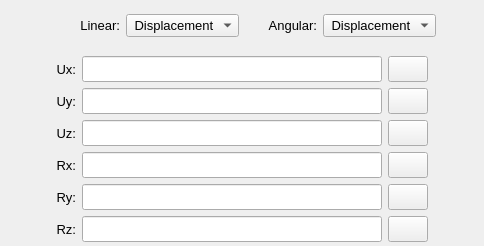
           <widget class="QWidget" name="tab_tabular_data">
            <attribute name="title">
             <string>Tabular data</string>
            </attribute>
            <layout class="QGridLayout" name="gridLayout_10">
             <property name="leftMargin">
              <number>2</number>
             </property>
             <property name="topMargin">
              <number>2</number>
             </property>
             <property name="rightMargin">
              <number>2</number>
             </property>
             <property name="bottomMargin">
              <number>2</number>
             </property>
             <property name="spacing">
              <number>2</number>
             </property>
             <item row="1" column="0">
              <widget class="QFrame" name="frame_9">
               <property name="frameShape">
                <enum>QFrame::NoFrame</enum>
               </property>
               <property name="frameShadow">
                <enum>QFrame::Raised</enum>
               </property>
               <layout class="QGridLayout" name="gridLayout_3">
                <property name="leftMargin">
                 <number>4</number>
                </property>
                <property name="topMargin">
                 <number>4</number>
                </property>
                <property name="rightMargin">
                 <number>4</number>
                </property>
                <property name="bottomMargin">
                 <number>2</number>
                </property>
                <property name="spacing">
                 <number>6</number>
                </property>
                <item row="0" column="3">
                 <widget class="QPushButton" name="pushButton_load_ux_table">
                  <property name="enabled">
                   <bool>true</bool>
                  </property>
                  <property name="sizePolicy">
                   <sizepolicy hsizetype="Expanding" vsizetype="Fixed">
                    <horstretch>0</horstretch>
                    <verstretch>0</verstretch>
                   </sizepolicy>
                  </property>
                  <property name="minimumSize">
                   <size>
                    <width>40</width>
                    <height>26</height>
                   </size>
                  </property>
                  <property name="maximumSize">
                   <size>
                    <width>40</width>
                    <height>26</height>
                   </size>
                  </property>
                  <property name="font">
                   <font>
                    <pointsize>10</pointsize>
                   </font>
                  </property>
                  <property name="styleSheet">
                   <string notr="true"/>
                  </property>
                  <property name="text">
                   <string/>
                  </property>
                  <property name="icon">
                   <iconset resource="../../../../icons/resources.qrc">
                    <normaloff>:/icons/document_search_blue.png</normaloff>:/icons/document_search_blue.png</iconset>
                  </property>
                  <property name="iconSize">
                   <size>
                    <width>20</width>
                    <height>20</height>
                   </size>
                  </property>
                  <property name="autoDefault">
                   <bool>false</bool>
                  </property>
                 </widget>
                </item>
                <item row="2" column="1">
                 <widget class="QLabel" name="label_Uz_table">
                  <property name="enabled">
                   <bool>true</bool>
                  </property>
                  <property name="minimumSize">
                   <size>
                    <width>0</width>
                    <height>26</height>
                   </size>
                  </property>
                  <property name="maximumSize">
                   <size>
                    <width>38</width>
                    <height>26</height>
                   </size>
                  </property>
                  <property name="font">
                   <font>
                    <pointsize>10</pointsize>
                   </font>
                  </property>
                  <property name="text">
                   <string>Uz:</string>
                  </property>
                  <property name="alignment">
                   <set>Qt::AlignRight|Qt::AlignTrailing|Qt::AlignVCenter</set>
                  </property>
                 </widget>
                </item>
                <item row="0" column="2">
                 <widget class="QLineEdit" name="lineEdit_path_table_ux">
                  <property name="enabled">
                   <bool>true</bool>
                  </property>
                  <property name="minimumSize">
                   <size>
                    <width>300</width>
                    <height>26</height>
                   </size>
                  </property>
                  <property name="maximumSize">
                   <size>
                    <width>300</width>
                    <height>26</height>
                   </size>
                  </property>
                  <property name="styleSheet">
                   <string notr="true"/>
                  </property>
                  <property name="alignment">
                   <set>Qt::AlignCenter</set>
                  </property>
                  <property name="clearButtonEnabled">
                   <bool>true</bool>
                  </property>
                 </widget>
                </item>
                <item row="4" column="3">
                 <widget class="QPushButton" name="pushButton_load_ry_table">
                  <property name="enabled">
                   <bool>true</bool>
                  </property>
                  <property name="sizePolicy">
                   <sizepolicy hsizetype="Expanding" vsizetype="Fixed">
                    <horstretch>0</horstretch>
                    <verstretch>0</verstretch>
                   </sizepolicy>
                  </property>
                  <property name="minimumSize">
                   <size>
                    <width>40</width>
                    <height>26</height>
                   </size>
                  </property>
                  <property name="maximumSize">
                   <size>
                    <width>40</width>
                    <height>26</height>
                   </size>
                  </property>
                  <property name="font">
                   <font>
                    <pointsize>10</pointsize>
                   </font>
                  </property>
                  <property name="styleSheet">
                   <string notr="true"/>
                  </property>
                  <property name="text">
                   <string/>
                  </property>
                  <property name="icon">
                   <iconset resource="../../../../icons/resources.qrc">
                    <normaloff>:/icons/document_search_blue.png</normaloff>:/icons/document_search_blue.png</iconset>
                  </property>
                  <property name="iconSize">
                   <size>
                    <width>20</width>
                    <height>20</height>
                   </size>
                  </property>
                  <property name="autoDefault">
                   <bool>false</bool>
                  </property>
                 </widget>
                </item>
                <item row="4" column="2">
                 <widget class="QLineEdit" name="lineEdit_path_table_ry">
                  <property name="enabled">
                   <bool>true</bool>
                  </property>
                  <property name="minimumSize">
                   <size>
                    <width>300</width>
                    <height>26</height>
                   </size>
                  </property>
                  <property name="maximumSize">
                   <size>
                    <width>300</width>
                    <height>26</height>
                   </size>
                  </property>
                  <property name="alignment">
                   <set>Qt::AlignCenter</set>
                  </property>
                  <property name="clearButtonEnabled">
                   <bool>true</bool>
                  </property>
                 </widget>
                </item>
                <item row="2" column="3">
                 <widget class="QPushButton" name="pushButton_load_uz_table">
                  <property name="enabled">
                   <bool>true</bool>
                  </property>
                  <property name="sizePolicy">
                   <sizepolicy hsizetype="Expanding" vsizetype="Fixed">
                    <horstretch>0</horstretch>
                    <verstretch>0</verstretch>
                   </sizepolicy>
                  </property>
                  <property name="minimumSize">
                   <size>
                    <width>40</width>
                    <height>26</height>
                   </size>
                  </property>
                  <property name="maximumSize">
                   <size>
                    <width>40</width>
                    <height>26</height>
                   </size>
                  </property>
                  <property name="font">
                   <font>
                    <pointsize>10</pointsize>
                   </font>
                  </property>
                  <property name="styleSheet">
                   <string notr="true"/>
                  </property>
                  <property name="text">
                   <string/>
                  </property>
                  <property name="icon">
                   <iconset resource="../../../../icons/resources.qrc">
                    <normaloff>:/icons/document_search_blue.png</normaloff>:/icons/document_search_blue.png</iconset>
                  </property>
                  <property name="iconSize">
                   <size>
                    <width>20</width>
                    <height>20</height>
                   </size>
                  </property>
                  <property name="autoDefault">
                   <bool>false</bool>
                  </property>
                 </widget>
                </item>
                <item row="5" column="1">
                 <widget class="QLabel" name="label_Rz_table">
                  <property name="enabled">
                   <bool>true</bool>
                  </property>
                  <property name="minimumSize">
                   <size>
                    <width>0</width>
                    <height>26</height>
                   </size>
                  </property>
                  <property name="maximumSize">
                   <size>
                    <width>38</width>
                    <height>26</height>
                   </size>
                  </property>
                  <property name="font">
                   <font>
                    <pointsize>10</pointsize>
                   </font>
                  </property>
                  <property name="text">
                   <string>Rz:</string>
                  </property>
                  <property name="alignment">
                   <set>Qt::AlignRight|Qt::AlignTrailing|Qt::AlignVCenter</set>
                  </property>
                 </widget>
                </item>
                <item row="5" column="2">
                 <widget class="QLineEdit" name="lineEdit_path_table_rz">
                  <property name="enabled">
                   <bool>true</bool>
                  </property>
                  <property name="minimumSize">
                   <size>
                    <width>300</width>
                    <height>26</height>
                   </size>
                  </property>
                  <property name="maximumSize">
                   <size>
                    <width>300</width>
                    <height>26</height>
                   </size>
                  </property>
                  <property name="alignment">
                   <set>Qt::AlignCenter</set>
                  </property>
                  <property name="clearButtonEnabled">
                   <bool>true</bool>
                  </property>
                 </widget>
                </item>
                <item row="1" column="2">
                 <widget class="QLineEdit" name="lineEdit_path_table_uy">
                  <property name="enabled">
                   <bool>true</bool>
                  </property>
                  <property name="minimumSize">
                   <size>
                    <width>300</width>
                    <height>26</height>
                   </size>
                  </property>
                  <property name="maximumSize">
                   <size>
                    <width>300</width>
                    <height>26</height>
                   </size>
                  </property>
                  <property name="styleSheet">
                   <string notr="true"/>
                  </property>
                  <property name="alignment">
                   <set>Qt::AlignCenter</set>
                  </property>
                  <property name="clearButtonEnabled">
                   <bool>true</bool>
                  </property>
                 </widget>
                </item>
                <item row="4" column="1">
                 <widget class="QLabel" name="label_Ry_table">
                  <property name="enabled">
                   <bool>true</bool>
                  </property>
                  <property name="minimumSize">
                   <size>
                    <width>0</width>
                    <height>26</height>
                   </size>
                  </property>
                  <property name="maximumSize">
                   <size>
                    <width>38</width>
                    <height>26</height>
                   </size>
                  </property>
                  <property name="font">
                   <font>
                    <pointsize>10</pointsize>
                   </font>
                  </property>
                  <property name="text">
                   <string>Ry:</string>
                  </property>
                  <property name="alignment">
                   <set>Qt::AlignRight|Qt::AlignTrailing|Qt::AlignVCenter</set>
                  </property>
                 </widget>
                </item>
                <item row="0" column="1">
                 <widget class="QLabel" name="label_Ux_table">
                  <property name="enabled">
                   <bool>true</bool>
                  </property>
                  <property name="minimumSize">
                   <size>
                    <width>0</width>
                    <height>26</height>
                   </size>
                  </property>
                  <property name="maximumSize">
                   <size>
                    <width>38</width>
                    <height>26</height>
                   </size>
                  </property>
                  <property name="font">
                   <font>
                    <pointsize>10</pointsize>
                   </font>
                  </property>
                  <property name="text">
                   <string>Ux:</string>
                  </property>
                  <property name="alignment">
                   <set>Qt::AlignRight|Qt::AlignTrailing|Qt::AlignVCenter</set>
                  </property>
                 </widget>
                </item>
                <item row="3" column="2">
                 <widget class="QLineEdit" name="lineEdit_path_table_rx">
                  <property name="enabled">
                   <bool>true</bool>
                  </property>
                  <property name="minimumSize">
                   <size>
                    <width>300</width>
                    <height>26</height>
                   </size>
                  </property>
                  <property name="maximumSize">
                   <size>
                    <width>300</width>
                    <height>26</height>
                   </size>
                  </property>
                  <property name="alignment">
                   <set>Qt::AlignCenter</set>
                  </property>
                  <property name="clearButtonEnabled">
                   <bool>true</bool>
                  </property>
                 </widget>
                </item>
                <item row="3" column="3">
                 <widget class="QPushButton" name="pushButton_load_rx_table">
                  <property name="enabled">
                   <bool>true</bool>
                  </property>
                  <property name="sizePolicy">
                   <sizepolicy hsizetype="Expanding" vsizetype="Fixed">
                    <horstretch>0</horstretch>
                    <verstretch>0</verstretch>
                   </sizepolicy>
                  </property>
                  <property name="minimumSize">
                   <size>
                    <width>40</width>
                    <height>26</height>
                   </size>
                  </property>
                  <property name="maximumSize">
                   <size>
                    <width>40</width>
                    <height>26</height>
                   </size>
                  </property>
                  <property name="font">
                   <font>
                    <pointsize>10</pointsize>
                   </font>
                  </property>
                  <property name="styleSheet">
                   <string notr="true"/>
                  </property>
                  <property name="text">
                   <string/>
                  </property>
                  <property name="icon">
                   <iconset resource="../../../../icons/resources.qrc">
                    <normaloff>:/icons/document_search_blue.png</normaloff>:/icons/document_search_blue.png</iconset>
                  </property>
                  <property name="iconSize">
                   <size>
                    <width>20</width>
                    <height>20</height>
                   </size>
                  </property>
                  <property name="autoDefault">
                   <bool>false</bool>
                  </property>
                 </widget>
                </item>
                <item row="1" column="3">
                 <widget class="QPushButton" name="pushButton_load_uy_table">
                  <property name="enabled">
                   <bool>true</bool>
                  </property>
                  <property name="sizePolicy">
                   <sizepolicy hsizetype="Expanding" vsizetype="Fixed">
                    <horstretch>0</horstretch>
                    <verstretch>0</verstretch>
                   </sizepolicy>
                  </property>
                  <property name="minimumSize">
                   <size>
                    <width>40</width>
                    <height>26</height>
                   </size>
                  </property>
                  <property name="maximumSize">
                   <size>
                    <width>40</width>
                    <height>26</height>
                   </size>
                  </property>
                  <property name="font">
                   <font>
                    <pointsize>10</pointsize>
                   </font>
                  </property>
                  <property name="styleSheet">
                   <string notr="true"/>
                  </property>
                  <property name="text">
                   <string/>
                  </property>
                  <property name="icon">
                   <iconset resource="../../../../icons/resources.qrc">
                    <normaloff>:/icons/document_search_blue.png</normaloff>:/icons/document_search_blue.png</iconset>
                  </property>
                  <property name="iconSize">
                   <size>
                    <width>20</width>
                    <height>20</height>
                   </size>
                  </property>
                  <property name="autoDefault">
                   <bool>false</bool>
                  </property>
                 </widget>
                </item>
                <item row="3" column="1">
                 <widget class="QLabel" name="label_Rx_table">
                  <property name="enabled">
                   <bool>true</bool>
                  </property>
                  <property name="minimumSize">
                   <size>
                    <width>0</width>
                    <height>26</height>
                   </size>
                  </property>
                  <property name="maximumSize">
                   <size>
                    <width>38</width>
                    <height>26</height>
                   </size>
                  </property>
                  <property name="font">
                   <font>
                    <pointsize>10</pointsize>
                   </font>
                  </property>
                  <property name="text">
                   <string>Rx:</string>
                  </property>
                  <property name="alignment">
                   <set>Qt::AlignRight|Qt::AlignTrailing|Qt::AlignVCenter</set>
                  </property>
                 </widget>
                </item>
                <item row="1" column="1">
                 <widget class="QLabel" name="label_Uy_table">
                  <property name="enabled">
                   <bool>true</bool>
                  </property>
                  <property name="minimumSize">
                   <size>
                    <width>0</width>
                    <height>26</height>
                   </size>
                  </property>
                  <property name="maximumSize">
                   <size>
                    <width>38</width>
                    <height>26</height>
                   </size>
                  </property>
                  <property name="font">
                   <font>
                    <pointsize>10</pointsize>
                   </font>
                  </property>
                  <property name="text">
                   <string>Uy:</string>
                  </property>
                  <property name="alignment">
                   <set>Qt::AlignRight|Qt::AlignTrailing|Qt::AlignVCenter</set>
                  </property>
                 </widget>
                </item>
                <item row="5" column="3">
                 <widget class="QPushButton" name="pushButton_load_rz_table">
                  <property name="enabled">
                   <bool>true</bool>
                  </property>
                  <property name="sizePolicy">
                   <sizepolicy hsizetype="Expanding" vsizetype="Fixed">
                    <horstretch>0</horstretch>
                    <verstretch>0</verstretch>
                   </sizepolicy>
                  </property>
                  <property name="minimumSize">
                   <size>
                    <width>40</width>
                    <height>26</height>
                   </size>
                  </property>
                  <property name="maximumSize">
                   <size>
                    <width>40</width>
                    <height>26</height>
                   </size>
                  </property>
                  <property name="font">
                   <font>
                    <pointsize>10</pointsize>
                   </font>
                  </property>
                  <property name="styleSheet">
                   <string notr="true"/>
                  </property>
                  <property name="text">
                   <string/>
                  </property>
                  <property name="icon">
                   <iconset resource="../../../../icons/resources.qrc">
                    <normaloff>:/icons/document_search_blue.png</normaloff>:/icons/document_search_blue.png</iconset>
                  </property>
                  <property name="iconSize">
                   <size>
                    <width>20</width>
                    <height>20</height>
                   </size>
                  </property>
                  <property name="autoDefault">
                   <bool>false</bool>
                  </property>
                 </widget>
                </item>
                <item row="2" column="2">
                 <widget class="QLineEdit" name="lineEdit_path_table_uz">
                  <property name="enabled">
                   <bool>true</bool>
                  </property>
                  <property name="minimumSize">
                   <size>
                    <width>300</width>
                    <height>26</height>
                   </size>
                  </property>
                  <property name="maximumSize">
                   <size>
                    <width>300</width>
                    <height>26</height>
                   </size>
                  </property>
                  <property name="alignment">
                   <set>Qt::AlignCenter</set>
                  </property>
                  <property name="clearButtonEnabled">
                   <bool>true</bool>
                  </property>
                 </widget>
                </item>
                <item row="0" column="0">
                 <spacer name="horizontalSpacer_4">
                  <property name="orientation">
                   <enum>Qt::Horizontal</enum>
                  </property>
                  <property name="sizeHint" stdset="0">
                   <size>
                    <width>40</width>
                    <height>20</height>
                   </size>
                  </property>
                 </spacer>
                </item>
                <item row="0" column="4">
                 <spacer name="horizontalSpacer_5">
                  <property name="orientation">
                   <enum>Qt::Horizontal</enum>
                  </property>
                  <property name="sizeHint" stdset="0">
                   <size>
                    <width>40</width>
                    <height>20</height>
                   </size>
                  </property>
                 </spacer>
                </item>
               </layout>
              </widget>
             </item>
             <item row="0" column="0">
              <widget class="QFrame" name="frame_16">
               <property name="minimumSize">
                <size>
                 <width>0</width>
                 <height>48</height>
                </size>
               </property>
               <property name="maximumSize">
                <size>
                 <width>16777215</width>
                 <height>48</height>
                </size>
               </property>
               <property name="font">
                <font>
                 <pointsize>10</pointsize>
                </font>
               </property>
               <property name="frameShape">
                <enum>QFrame::NoFrame</enum>
               </property>
               <property name="frameShadow">
                <enum>QFrame::Raised</enum>
               </property>
               <layout class="QGridLayout" name="gridLayout_19">
                <property name="leftMargin">
                 <number>6</number>
                </property>
                <property name="topMargin">
                 <number>0</number>
                </property>
                <property name="rightMargin">
                 <number>6</number>
                </property>
                <property name="bottomMargin">
                 <number>0</number>
                </property>
                <property name="horizontalSpacing">
                 <number>6</number>
                </property>
                <item row="0" column="2">
                 <widget class="QComboBox" name="comboBox_linear_data_type">
                  <property name="font">
                   <font>
                    <pointsize>10</pointsize>
                   </font>
                  </property>
                  <item>
                   <property name="text">
                    <string> Displacement</string>
                   </property>
                  </item>
                  <item>
                   <property name="text">
                    <string> Velocity</string>
                   </property>
                  </item>
                  <item>
                   <property name="text">
                    <string> Acceleration</string>
                   </property>
                  </item>
                 </widget>
                </item>
                <item row="0" column="3">
                 <widget class="QLabel" name="label_angular">
                  <property name="minimumSize">
                   <size>
                    <width>72</width>
                    <height>0</height>
                   </size>
                  </property>
                  <property name="font">
                   <font>
                    <pointsize>10</pointsize>
                   </font>
                  </property>
                  <property name="text">
                   <string>Angular:</string>
                  </property>
                  <property name="alignment">
                   <set>Qt::AlignRight|Qt::AlignTrailing|Qt::AlignVCenter</set>
                  </property>
                 </widget>
                </item>
                <item row="0" column="4">
                 <widget class="QComboBox" name="comboBox_angular_data_type">
                  <property name="font">
                   <font>
                    <pointsize>10</pointsize>
                   </font>
                  </property>
                  <item>
                   <property name="text">
                    <string> Displacement</string>
                   </property>
                  </item>
                  <item>
                   <property name="text">
                    <string> Velocity</string>
                   </property>
                  </item>
                  <item>
                   <property name="text">
                    <string> Acceleration</string>
                   </property>
                  </item>
                 </widget>
                </item>
                <item row="0" column="1">
                 <widget class="QLabel" name="label_linear">
                  <property name="minimumSize">
                   <size>
                    <width>72</width>
                    <height>0</height>
                   </size>
                  </property>
                  <property name="font">
                   <font>
                    <pointsize>10</pointsize>
                   </font>
                  </property>
                  <property name="text">
                   <string>Linear:</string>
                  </property>
                  <property name="alignment">
                   <set>Qt::AlignRight|Qt::AlignTrailing|Qt::AlignVCenter</set>
                  </property>
                 </widget>
                </item>
                <item row="0" column="0">
                 <spacer name="horizontalSpacer_8">
                  <property name="orientation">
                   <enum>Qt::Horizontal</enum>
                  </property>
                  <property name="sizeHint" stdset="0">
                   <size>
                    <width>40</width>
                    <height>20</height>
                   </size>
                  </property>
                 </spacer>
                </item>
                <item row="0" column="5">
                 <spacer name="horizontalSpacer_12">
                  <property name="orientation">
                   <enum>Qt::Horizontal</enum>
                  </property>
                  <property name="sizeHint" stdset="0">
                   <size>
                    <width>40</width>
                    <height>20</height>
                   </size>
                  </property>
                 </spacer>
                </item>
               </layout>
              </widget>
             </item>
            </layout>
           </widget>
